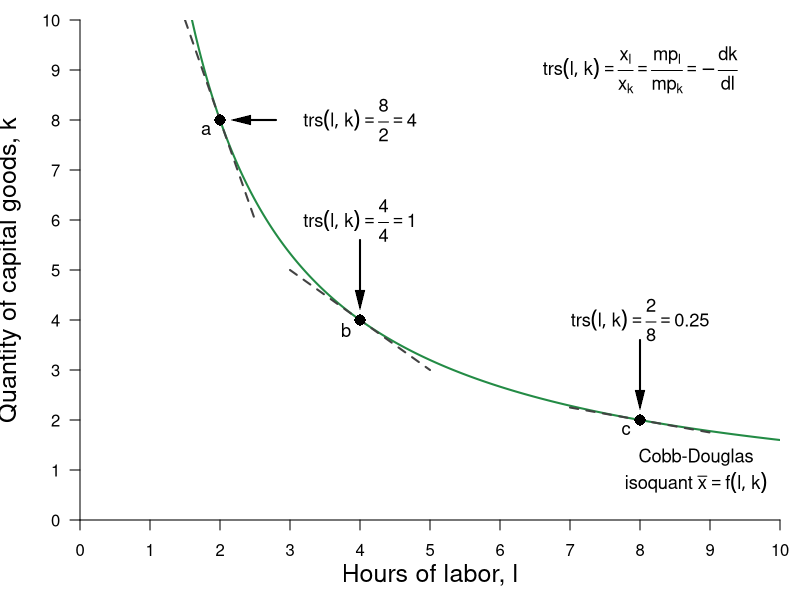

Here is the R script that generated this plot:
#Graph Designer: Simon Halliday
#Authors: Bowles, Foley and Halliday
#Title: Coordination, Conflict and Competition: A Text in Microeconomics

library(shape)
pdf(file = "specprodexch/isoquant_trs.pdf", width = 7, height = 7)

#Set parameters for graphics
axislabelsize <- 1.5
labelsize <- 1.1
graphlinewidth <- 2
segmentlinewidth <- 1.5

COL <- c("#7fc97f", "#beaed4", "#fdc086", "#ffff99", "#386cb0", "#f0027f", "#bf5b17", "#666666")
COLA <- c("#e0f3db", "#99d8c9","#66c2a4","#41ae76", "#238b45", "#005824")
COLB <- c("#c6dbef", "#4eb3d3", "#2b8cbe", "#0868ac","#084081")

#Edited the margins to cater for the larger LHS labels
par(mar =  c(4, 4, 1, 1))

uFn <- function(x, y, alpha = 0.5){
  (x^alpha)*(y^(1 - alpha))
}

indiffA <- function(x, alpha = 0.5, uA = 5) {
  (uA / x^alpha)^(1/(1 - alpha))
}

trsline <- function(x, constant = 10, slope = 4){
  constant - (slope)*x
}

xlims <- c(0, 10)
ylims <- c(0, 10)

npts <- 501 
x <- seq(xlims[1], xlims[2], length.out = npts)
y <- seq(ylims[1], ylims[2], length.out = npts) 
a <- c(2, 4, 6)

plot(0, 0, xlim = xlims, ylim = ylims, type = "n",
     xlab = expression(paste("")),
     ylab = expression(paste("")), 
     xaxt = "n", 
     yaxt = "n", 
     cex.lab = axislabelsize, 
     bty = "n", 
     xaxs="i", 
     yaxs="i"
)


ticksy <- seq(from = 0, to = ylims[2], by = 1)
ylabels <- seq(from = 0, to = ylims[2], by = 1)
ticksx <- seq(from = 0, to = xlims[2], by = 1)
xlabels <- seq(from = 0, to = xlims[2], by = 1)
# ticksy <- c(ylims[1], 5.25, 8, ylims[2])
# ylabels <- c(NA, expression(paste(y,"*")), expression(paste(bar(y))), NA)
# ticksx <- c(xlims[1], 5.25, 8.944272, xlims[2])
# xlabels <- c(NA, expression(paste(x,"*")), expression(paste(bar(x))), NA)

axis(1, at = ticksx, pos = 0, labels = xlabels)
axis(2, at = ticksy, pos = 0, labels = ylabels, las = 1)

npts <- 500 
xx1 <- seq(xlims[1], xlims[2], length.out = npts)
xx2 <- seq(0, xlims[2], length.out = npts)
xx3 <- seq(1.5, 2.5, length.out = npts)
xx4 <- seq(3, 5, length.out = npts)
xx5 <- seq(7, 9, length.out = npts)

#Draw the graphs
lines(xx1, indiffA(xx1, alpha = 0.5, uA = 4), col = COLA[5], lwd = graphlinewidth)
lines(xx3, trsline(xx3, constant = 16), col = "grey26", lty = 2, lwd = graphlinewidth)
lines(xx4, trsline(xx4, constant = 8, slope = 1), col = "grey26", lty = 2, lwd = graphlinewidth)
lines(xx5, trsline(xx5, constant = 4, slope = 0.25), col = "grey26", lty = 2, lwd = graphlinewidth)
#lines(xx4, mcline(xx4, constant = totalcost(x = 3, c0 = 2, c1 = 0.05, c2 = 0.05) - 3*marginalcost(x = 3, c1 = 0.05, c2 = 0.05), slope = marginalcost(x = 3, c1 = 0.05, c2 = 0.05)), col = "gray", lty = 2, lwd = graphlinewidth)



#Label the feasible frontier
# text(3.2, 1, expression("Feasible Frontier"), cex = labelsize)
# text(3.2, 0.5, expression("(production possibilities frontier)"), cex = labelsize)
# Arrows(4.35, 0.95, 8.1, 0.95, col = "black", lty = 1, lwd = 2, arr.type = "triangle", arr.lwd = 0.5)

#Axis labels
mtext(expression(paste("Hours of labor, ", l)), side = 1, line = 2.5, cex = axislabelsize)
text(-1, 5, expression(paste("Quantity of capital goods, ", k)), xpd = TRUE, cex = axislabelsize, srt = 90) 


# contour(x, y, 
#         outer(x, y, uFn),
#         drawlabels = FALSE,
#         col = COLB[3],
#         lwd = graphlinewidth,
#         levels = a, 
#         xaxs="i", 
#         yaxs="i", 
#         add = TRUE)


#Label the indifference curves
text(8.8, 1.25, expression("Cobb-Douglas"), cex = labelsize)
text(8.8, 0.75, expression(paste("isoquant ", bar(x) ==f(l,k))), cex = labelsize)

text(8, 4, expression(paste(trs(l,k) == frac(2,8), phantom() == 0.25)), cex = labelsize)
Arrows(8, 3.6, 8, 2.4, col = "black", lty = 1, lwd = 2, arr.type = "triangle", arr.lwd = 0.5)

text(4, 6, expression(paste(trs(l,k) == frac(4,4), phantom()==1)), cex = labelsize)
Arrows(4, 5.6, 4, 4.4, col = "black", lty = 1, lwd = 2, arr.type = "triangle", arr.lwd = 0.5)

text(4, 8, expression(paste(trs(l,k) == frac(8,2), phantom() == 4)), cex = labelsize)
Arrows(2.8, 8, 2.3, 8, col = "black", lty = 1, lwd = 2, arr.type = "triangle", arr.lwd = 0.5)


#Label feasible and infeasible
text(8, 9, expression(paste(trs(l,k) == frac(x[l], x[k]), phantom() == frac(mp[l], mp[k]), phantom() == -frac(dk,dl))), cex = labelsize)
#text(3, 2.5, expression(paste("with plan ", (list(x, l, k)) )), cex = labelsize)

# text(8, 8.5, expression(paste("Production set:")), cex = labelsize)
# text(8, 8, expression(paste(x = bar(x), " feasible")), cex = labelsize)
# text(8, 7.5, expression(paste("with plan ", (list(x, l, k)) )), cex = labelsize)

#text(9.5, 3.15, expression(u[2]^A), cex = labelsize)
#text(9.5, 5.85, expression(u[3]^A), cex = labelsize)

#Annotate points (4,4),(2,8),(8,2) on feasibility frontier
text(3.8, 3.8, expression(paste(b)), cex = labelsize)
points(4, 4, pch = 16, col = "black", cex = 1.5)

text(1.8, 7.8, expression(paste(a)), cex = labelsize)
points(2, 8, pch = 16, col = "black", cex = 1.5)

text(7.8, 1.8, expression(paste(c)), cex = labelsize)
points(8, 2, pch = 16, col = "black", cex = 1.5)


dev.off()
